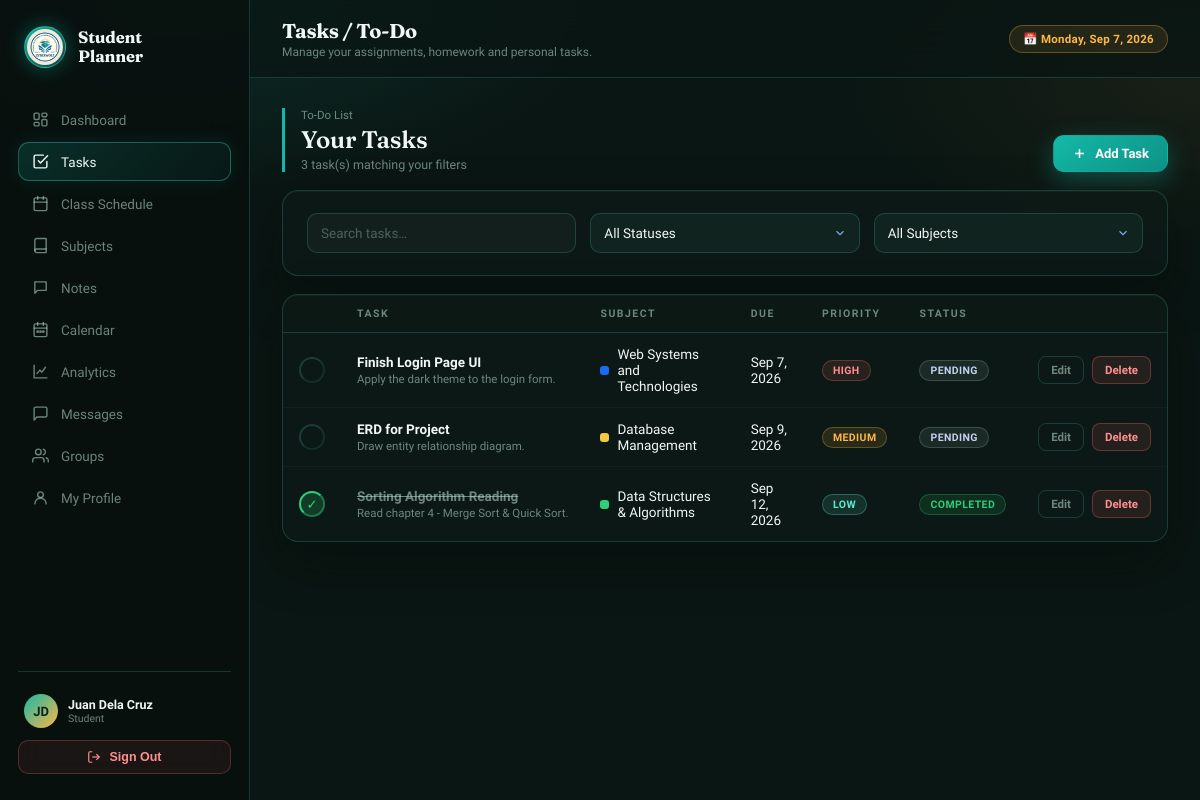
/tasks.php (signed in), run on the app's committed database.
### tables this page shows
CREATE TABLE IF NOT EXISTS `tasks` (
  `id`           INT UNSIGNED AUTO_INCREMENT PRIMARY KEY,
  `user_id`      INT UNSIGNED NOT NULL,
  `subject_id`   INT UNSIGNED NULL,
  `title`        VARCHAR(200) NOT NULL,
  `description`  TEXT NULL,
  `due_date`     DATE NULL,
  `due_time`     TIME NULL,
  `priority`     ENUM('low','medium','high') NOT NULL DEFAULT 'medium',
  `status`       ENUM('pending','in_progress','completed') NOT NULL DEFAULT 'pending',
  `created_at`   DATETIME NOT NULL DEFAULT CURRENT_TIMESTAMP,
  `completed_at` DATETIME NULL,
  FOREIGN KEY (`user_id`)    REFERENCES `login_accounts`(`id`) ON DELETE CASCADE,
  FOREIGN KEY (`subject_id`) REFERENCES `subjects`(`id`) ON DELETE SET NULL
);

CREATE TABLE IF NOT EXISTS `subjects` (
  `id`           INT UNSIGNED AUTO_INCREMENT PRIMARY KEY,
  `user_id`      INT UNSIGNED NOT NULL,
  `subject_name` VARCHAR(120) NOT NULL,
  `subject_code` VARCHAR(30)  NULL,
  `instructor`   VARCHAR(100) NULL,
  `units`        DECIMAL(3,1) NULL,
  `color`        VARCHAR(7)   NOT NULL DEFAULT '#1a6cf5',
  `created_at`   DATETIME     NOT NULL DEFAULT CURRENT_TIMESTAMP,
  FOREIGN KEY (`user_id`) REFERENCES `login_accounts`(`id`) ON DELETE CASCADE
);

### tasks.php (the view, shortened to what this page needs)
<?php
require_once __DIR__ . '/includes/auth.php';
$filterStatus  = $_GET['status'] ?? 'all';
$search        = trim($_GET['q'] ?? '');
$where = ["t.user_id=$userId"];
$whereSql = implode(' AND ', $where);
$tasks = mysqli_query($conn, "
  SELECT t.*, sub.subject_name, sub.color FROM tasks t
  LEFT JOIN subjects sub ON sub.id = t.subject_id
  WHERE $whereSql
  ORDER BY (t.status='completed'), (t.due_date IS NULL), t.due_date ASC, FIELD(t.priority,'high','medium','low')");
$pageTitle = "Tasks / To-Do";
$pageSub   = "Manage your assignments, homework and personal tasks.";
$activeNav = "tasks";
include __DIR__ . '/includes/layout_head.php';
?>
<div class="section-head">
  <div>
    <div class="section-eyebrow">To-Do List</div>
    <div class="section-title">Your Tasks</div>
    <div class="section-sub"><?php echo mysqli_num_rows($tasks); ?> task(s) matching your filters</div>
  </div>
  <button class="btn btn-primary" onclick="openModal('addTaskModal')">
    <svg width="15" height="15" viewBox="0 0 24 24" fill="none" stroke="currentColor" stroke-width="2.5"><line x1="12" y1="5" x2="12" y2="19"/><line x1="5" y1="12" x2="19" y2="12"/></svg>
    Add Task
  </button>
</div>
<div class="card card-pad" style="margin-bottom:18px">
  <form method="GET" class="form-row cols-3" style="margin-bottom:0">
    <div><input type="text" name="q" placeholder="Search tasks…" value="<?php echo h($search); ?>"></div>
    <div>
      <select name="status" onchange="this.form.submit()">
        <option value="all" <?php echo $filterStatus==='all'?'selected':''; ?>>All Statuses</option>
      </select>
    </div>
    <div>
      <select name="subject" onchange="this.form.submit()">
        <option value="all">All Subjects</option>
      </select>
    </div>
  </form>
</div>
<div class="card">
  <div class="table-wrap">
  <table>
    <thead><tr><th></th><th>Task</th><th>Subject</th><th>Due</th><th>Priority</th><th>Status</th><th></th></tr></thead>
    <tbody>
    <?php if (mysqli_num_rows($tasks) === 0): ?>
      <tr><td colspan="7">
        <div class="empty-state">
          <svg viewBox="0 0 24 24" stroke="currentColor"><path d="M9 11l3 3L22 4"/><path d="M21 12v7a2 2 0 0 1-2 2H5a2 2 0 0 1-2-2V5a2 2 0 0 1 2-2h11"/></svg>
          <div class="empty-title">No tasks found</div>
          <div class="empty-sub">Try adjusting your filters, or add a new task.</div>
        </div>
      </td></tr>
    <?php else: while ($t = mysqli_fetch_assoc($tasks)):
        $overdue = $t['due_date'] && $t['status'] !== 'completed' && strtotime($t['due_date']) < strtotime(date('Y-m-d'));
        $tEsc = htmlspecialchars(json_encode($t), ENT_QUOTES, 'UTF-8');
    ?>
      <tr>
        <td>
          <form method="POST">
            <button type="submit" class="btn-icon btn-outline" style="width:26px;height:26px;border-radius:50%;<?php echo $t['status']==='completed'?'background:rgba(46,207,122,.2);border-color:var(--green);color:var(--green)':''; ?>" title="Toggle complete">
              <?php echo $t['status']==='completed' ? '✓' : ''; ?>
            </button>
          </form>
        </td>
        <td>
          <div style="font-weight:600;<?php echo $t['status']==='completed'?'text-decoration:line-through;color:var(--muted)':''; ?>"><?php echo h($t['title']); ?></div>
          <?php if ($t['description']): ?><div style="font-size:11.5px;color:var(--muted);margin-top:2px;max-width:260px;overflow:hidden;text-overflow:ellipsis;white-space:nowrap"><?php echo h($t['description']); ?></div><?php endif; ?>
        </td>
        <td><?php if ($t['subject_name']): ?><span class="flex items-center gap-8"><span class="chip" style="background:<?php echo h($t['color']); ?>"></span><?php echo h($t['subject_name']); ?></span><?php else: ?><span style="color:var(--muted2)">—</span><?php endif; ?></td>
        <td>
          <?php if ($t['due_date']): ?>
            <span style="<?php echo $overdue ? 'color:#ff8f8f;font-weight:700' : ''; ?>"><?php echo date('M j, Y', strtotime($t['due_date'])); ?></span>
          <?php else: ?><span style="color:var(--muted2)">No date</span><?php endif; ?>
        </td>
        <td><span class="badge pri-<?php echo $t['priority']; ?>"><?php echo $t['priority']; ?></span></td>
        <td><span class="badge st-<?php echo $t['status']; ?>"><?php echo str_replace('_',' ',$t['status']); ?></span></td>
        <td>
          <div class="flex gap-8">
            <button class="btn btn-outline btn-sm" onclick='editTask(<?php echo $tEsc; ?>)'>Edit</button>
            <form method="POST" onsubmit="return confirm('Delete this task?');">
              <button type="submit" class="btn btn-danger btn-sm">Delete</button>
            </form>
          </div>
        </td>
      </tr>
    <?php endwhile; endif; ?>
    </tbody>
  </table>
  </div>
</div>
<?php include __DIR__ . '/includes/layout_foot.php'; ?>

### includes/layout_head.php (shortened to what this page needs)
<?php
$pageTitle  = $pageTitle  ?? 'Dashboard';
$pageSub    = $pageSub    ?? '';
$activeNav  = $activeNav  ?? '';
function navClass($key, $active){ return 'sb-link' . ($key === $active ? ' active' : ''); }
?>
<!DOCTYPE html>
<html lang="en">
<head>
<link rel="stylesheet" href="assets/css/style.css">
</head>
<body>
<div class="app">
  <aside class="sidebar" id="sidebar">
    <div class="sb-brand">
      <div class="sb-brand-ring">
        <img src="assets/img/logo.jpg" alt="School logo">
      </div>
      <div>
        <div class="sb-brand-name">Student<br>Planner</div>
      </div>
    </div>
    <nav class="sb-nav">
      <a href="index.php" class="<?php echo navClass('dashboard',$activeNav); ?>">
        <svg viewBox="0 0 24 24"><rect x="3" y="3" width="7" height="9" rx="1.5"/><rect x="14" y="3" width="7" height="5" rx="1.5"/><rect x="14" y="12" width="7" height="9" rx="1.5"/><rect x="3" y="16" width="7" height="5" rx="1.5"/></svg>
        Dashboard
      </a>
      <a href="tasks.php" class="<?php echo navClass('tasks',$activeNav); ?>">
        <svg viewBox="0 0 24 24"><path d="M9 11l3 3L22 4"/><path d="M21 12v7a2 2 0 0 1-2 2H5a2 2 0 0 1-2-2V5a2 2 0 0 1 2-2h11"/></svg>
        Tasks
      </a>
      <a href="schedule.php" class="<?php echo navClass('schedule',$activeNav); ?>">
        <svg viewBox="0 0 24 24"><rect x="3" y="4" width="18" height="18" rx="2"/><path d="M16 2v4M8 2v4M3 10h18"/></svg>
        Class Schedule
      </a>
      <a href="subjects.php" class="<?php echo navClass('subjects',$activeNav); ?>">
        <svg viewBox="0 0 24 24"><path d="M4 19.5A2.5 2.5 0 0 1 6.5 17H20"/><path d="M6.5 2H20v20H6.5A2.5 2.5 0 0 1 4 19.5v-15A2.5 2.5 0 0 1 6.5 2z"/></svg>
        Subjects
      </a>
      <a href="notes.php" class="<?php echo navClass('notes',$activeNav); ?>">
        <svg viewBox="0 0 24 24"><path d="M4 4h16v12H8l-4 4V4z"/></svg>
        Notes
      </a>
      <a href="calendar.php" class="<?php echo navClass('calendar',$activeNav); ?>">
        <svg viewBox="0 0 24 24"><rect x="3" y="4" width="18" height="18" rx="2"/><path d="M16 2v4M8 2v4M3 10h18"/><circle cx="8" cy="15" r="1"/><circle cx="12" cy="15" r="1"/><circle cx="16" cy="15" r="1"/></svg>
        Calendar
      </a>
      <a href="analytics.php" class="<?php echo navClass('analytics',$activeNav); ?>">
        <svg viewBox="0 0 24 24"><path d="M3 3v18h18"/><path d="M7 15l4-5 3 3 5-7"/></svg>
        Analytics
      </a>
      <a href="chat.php" class="<?php echo navClass('chat',$activeNav); ?>">
        <svg viewBox="0 0 24 24"><path d="M21 15a2 2 0 0 1-2 2H7l-4 4V5a2 2 0 0 1 2-2h14a2 2 0 0 1 2 2z"/></svg>
        Messages
      </a>
      <a href="groups.php" class="<?php echo navClass('groups',$activeNav); ?>">
        <svg viewBox="0 0 24 24"><path d="M17 21v-2a4 4 0 0 0-4-4H5a4 4 0 0 0-4 4v2"/><circle cx="9" cy="7" r="4"/><path d="M23 21v-2a4 4 0 0 0-3-3.87"/><path d="M16 3.13a4 4 0 0 1 0 7.75"/></svg>
        Groups
      </a>
      <a href="profile.php" class="<?php echo navClass('profile',$activeNav); ?>">
        <svg viewBox="0 0 24 24"><circle cx="12" cy="8" r="4"/><path d="M4 21c0-4.4 3.6-8 8-8s8 3.6 8 8"/></svg>
        My Profile
      </a>
    </nav>
    <div class="sb-foot">
      <a href="profile.php" class="sb-user-link">
        <div class="sb-user">
          <?php echo renderAvatar($user['name'], $user['avatar_path'] ?? null, 'sb-user-av'); ?>
          <div>
            <div class="sb-user-name"><?php echo h($user['name']); ?></div>
            <div class="sb-user-role"><?php echo h($user['role']); ?></div>
          </div>
        </div>
      </a>
      <form method="POST" action="logout.php">
        <button type="submit" class="sb-logout">
          <svg width="14" height="14" viewBox="0 0 24 24" fill="none" stroke="currentColor" stroke-width="2"><path d="M9 21H5a2 2 0 0 1-2-2V5a2 2 0 0 1 2-2h4"/><polyline points="16 17 21 12 16 7"/><line x1="21" y1="12" x2="9" y2="12"/></svg>
          Sign Out
        </button>
      </form>
    </div>
  </aside>
  <div class="main">
    <div class="topbar">
      <div class="flex items-center gap-10">
        <div>
          <div class="tb-title"><?php echo h($pageTitle); ?></div>
          <?php if ($pageSub): ?><div class="tb-sub"><?php echo h($pageSub); ?></div><?php endif; ?>
        </div>
      </div>
      <div class="tb-right">
        <span class="pill gold">📅 <?php echo date('l, M j, Y'); ?></span>
      </div>
    </div>
    <div class="content">

### includes/auth.php (shortened to what this page needs)
<?php
require_once __DIR__ . '/../db.php';
$user    = $_SESSION['sp_user'];
$userId  = intval($user['id']);
mysqli_query($conn, "UPDATE login_accounts SET last_seen = NOW(), is_online = 1 WHERE id = $userId");
mysqli_query($conn, "UPDATE login_accounts SET is_online = 0 WHERE last_seen < DATE_SUB(NOW(), INTERVAL 3 MINUTE)");
$chk = mysqli_fetch_assoc(mysqli_query($conn, "SELECT id, is_approved, name, role, avatar_path FROM login_accounts WHERE id=$userId"));
$user = $_SESSION['sp_user'];
function renderAvatar($name, $avatarPath, $class = ''){
    return '<div class="' . h($class) . '">' . h(initials($name)) . '</div>';
}
function initials($name){
    $parts = preg_split('/\s+/', trim($name));
    $ini = '';
    foreach (array_slice($parts,0,2) as $p) { if ($p !== '') $ini .= mb_strtoupper(mb_substr($p,0,1)); }
    return $ini ?: 'S';
}
function h($v){ return htmlspecialchars($v ?? '', ENT_QUOTES, 'UTF-8'); }

### data on the page
tasks: title "Finish Login Page UI", description "Apply the dark theme to the login form.", subject.subject_name "Web Systems and Technologies", due_date "Sep 7, 2026", priority "HIGH", status "PENDING"
tasks: title "ERD for Project", description "Draw entity relationship diagram.", subject.subject_name "Database Management", due_date "Sep 9, 2026", priority "MEDIUM", status "PENDING"
tasks: title "Sorting Algorithm Reading", description "Read chapter 4 - Merge Sort & Quick Sort.", subject.subject_name "Data Structures & Algorithms", due_date "Sep 12, 2026", priority "LOW", status "COMPLETED"

### other printed values
initials($name) "JD"
$user['name'] "Juan Dela Cruz"
$user['role'] "Student"
$pageTitle "Tasks / To-Do"
$pageSub "Manage your assignments, homework and personal tasks."
mysqli_num_rows($tasks) "3"
